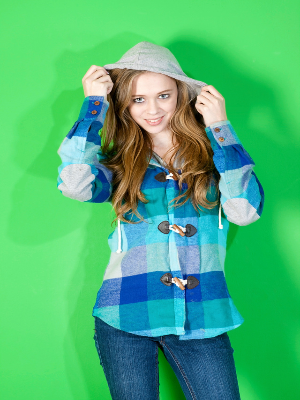
#> input picture image/green_back.png, 300 x 400 px
$ python main.py
#> lines starting #> are read from the running program, lines starting #| are printed output that depends on the picture; pictures that were not available may be replaced by others from this repository, and a replacement may not be noted
import cv2
#mac
path1 = "image/green_back.png"
path2 = "image/iceberg.png"
#windows
# path1 = "image\green_back.png"
# path2 = "image\iceberg.png"

global img1,img2
img1 = cv2.imread(path1)
#> img1 is the input picture: shape (400, 300, 3); mean B, G, R 117.6, 180.5, 74
img2 = cv2.imread(path2)
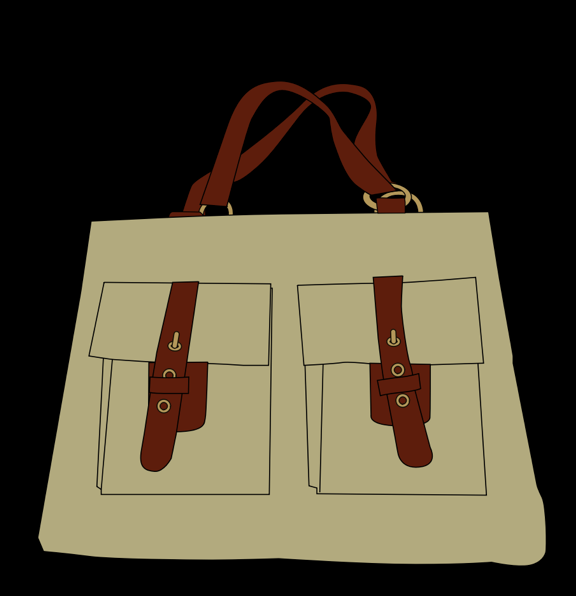
#> input picture image/bag_cartoon.png, 576 x 596 px, given in place of iceberg.png, which was not available
#> img2 is the input picture: shape (596, 576, 3); mean B, G, R 52.1, 71.2, 78.5

def on_change_weight(x):
    weight = x /100
    img_merged = cv2.addWeighted(img1, 1-weight, img2, weight, 0)
    cv2.imshow('Display',img_merged)

cv2.namedWindow('Display')
#조절할값의 이름, 부착할 창 이름, 최솟값, 최댓값, 변경시 호출될 함수
cv2.createTrackbar('weight','Display',0,100,on_change_weight)
#> slider 'weight' is set to 33


img1 = cv2.resize(img1,(300,400))
img2 = cv2.resize(img2,(300,400))
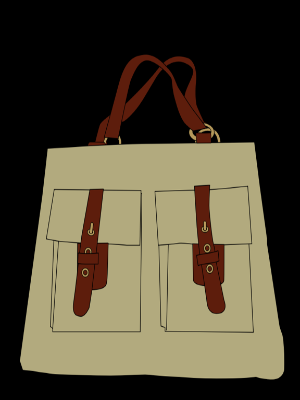
#> img2: shape (400, 300, 3); mean B, G, R 52.1, 71.2, 78.6

#show and wait for any key to close


cv2.waitKey(0)
#> in on_change_weight, `img_merged = cv2.addWeighted(img1, 1-weight, img2, weight, 0)`:
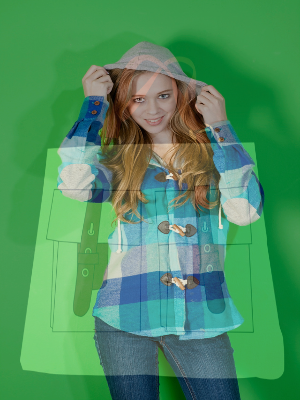
#> img_merged: shape (400, 300, 3); mean B, G, R 96, 144.4, 75.5
